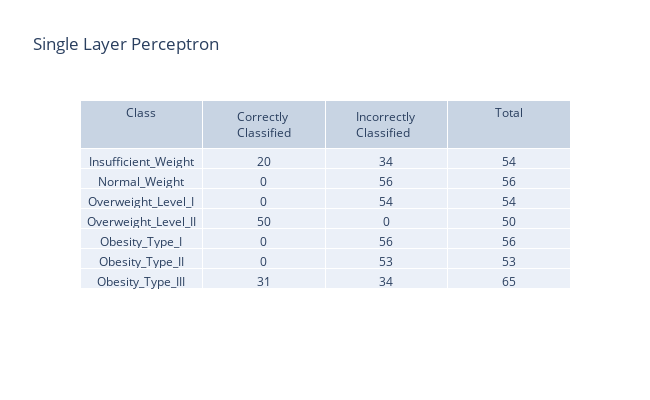

Notebook cell for this chart:
### Markdown cell above
### Single Layer Perceptron

### Code cell
clf = Perceptron(random_state=42)
clf.fit(xTrain, yTrain)
yPred = clf.predict(xTest)


cv_score = np.array(cross_val_score(clf, xTrain,yTrain, cv=10)).mean()
cf_matrix = confusion_matrix(yTest,yPred)
metrics = precision_recall_fscore_support(yTest,yPred,average="weighted", zero_division=1)
precision,recall,f1=metrics[0],metrics[1],metrics[2]
accuracy = accuracy_score(yTest,yPred)
print(f"Cross Validation Score: {cv_score}\nPrecision Score: {precision}\nRecall Score: {recall}\nF1 score: {f1}\nAccuracy: {accuracy}")

sns.heatmap(pd.DataFrame(cf_matrix, labels, labels), annot=True, annot_kws={"size": 14},cmap = 'coolwarm') # font size
plt.title("Confusion Matrix (Single Layer Perceptron)",loc='left', fontweight='bold',  style='italic')
plt.savefig('Graphs/Perceptron/Confusion Matrix (Single Layer Perceptron).png', bbox_inches='tight')
plt.show()


interpret_confusion_matrix(confusion_matrix(yTest,yPred), "Single Layer Perceptron", labels)

### Figure 1 — Plotly figure (JSON) as saved in the notebook; plotly's stock layout.template omitted (floating-point values rounded to 4 significant figures)
{"data": [{"cells": {"values": [["Insufficient_Weight", "Normal_Weight", "Overweight_Level_I", "Overweight_Level_II", "Obesity_Type_I", "Obesity_Type_II", "Obesity_Type_III"], [20, 0, 0, 50, 0, 0, 31], [34, 56, 54, 0, 56, 53, 34], [54, 56, 54, 50, 56, 53, 65]]}, "columnwidth": 5, "header": {"values": ["Class", "Correctly Classified", "Incorrectly Classified", "Total"]}, "type": "table"}], "layout": {"height": 400, "title": {"text": "Single Layer Perceptron"}, "width": 650}}
